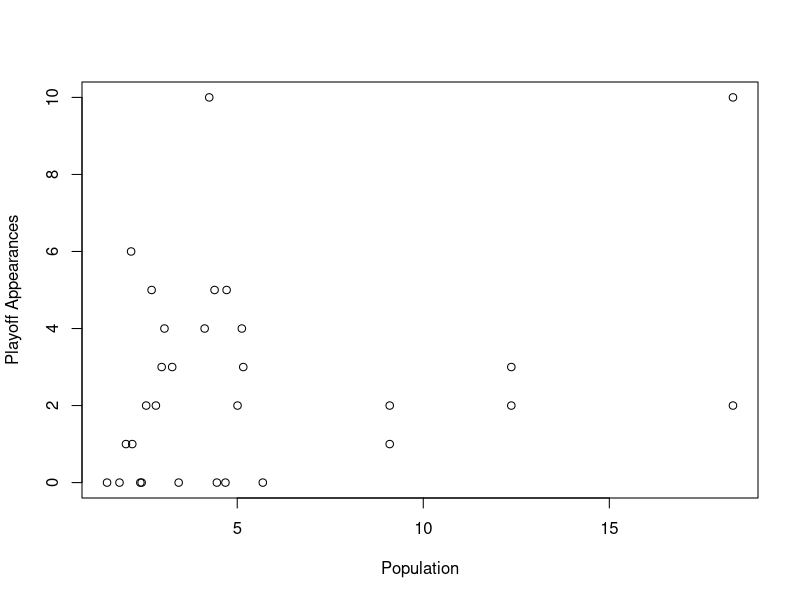
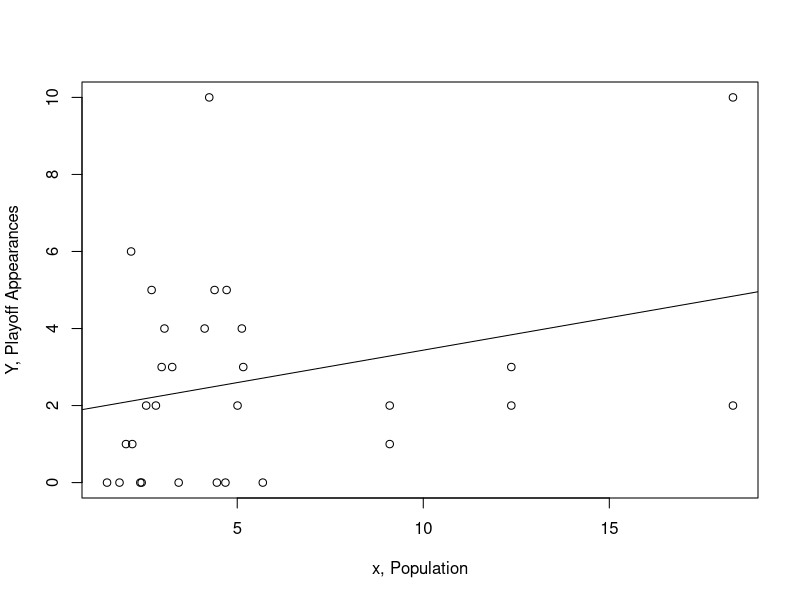
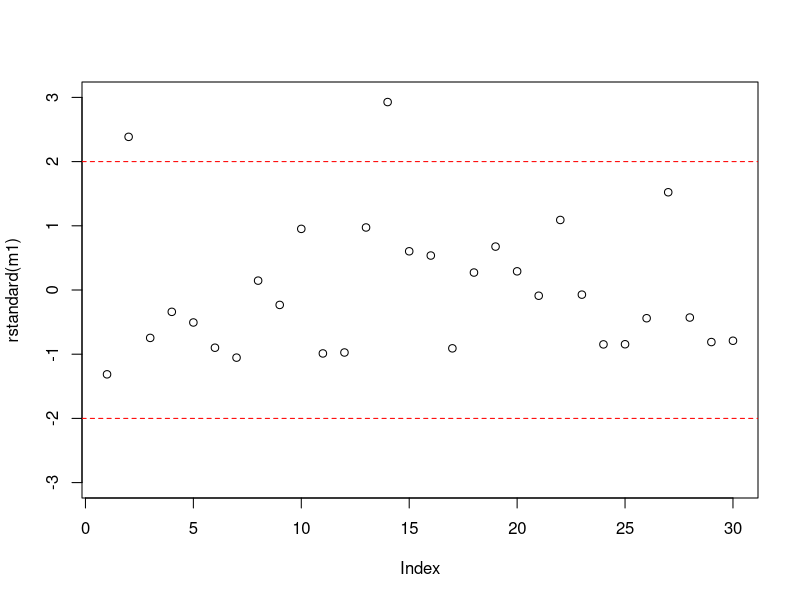

R code for these plots, in order: (Note: this script raises an error after producing the figures.)
## ---- chunk 1
library(readr)
playoffs <- read_csv("playoffs.csv")
attach(playoffs)
View(playoffs)
## ---- chunk 2
plot(Population,PlayoffAppearances,xlab = "Population",ylab = "Playoff Appearances")
## ---- chunk 3
m1<-lm(PlayoffAppearances~Population, data=playoffs)
summary(m1)
## ---- chunk 4
plot(Population,PlayoffAppearances,xlab = "x, Population",ylab = "Y, Playoff Appearances") + abline(m1)
## ---- chunk 5
plot(rstandard(m1),ylim=c(-3,3)) + abline(h=c(-2,2),col="red", lty=2)
## ---- chunk 6
badlvpts <- which(x=hatvalues(m1) > 4/30 & abs(rstandard(m1))>2)

badlvpts
## ---- chunk 7
outliers <- which(abs(rstandard(m1))>2)
outliers
## ---- chunk 8
logisticm1 <-glm(formula=cbind(PlayoffAppearances,n-PlayoffAppearances)~Population, family = binomial(),data=playoffs)
summary(lm1)

## ---- chunk 9
x <-seq(0,20,0.05)
y <- 1/(1+exp(-1*(logisticm1$coeff[1]+logisticm1$coeff[2]*x)))
plot(playoffs$Population,playoffs$Proportion)
lines(x,y)
## ---- chunk 10
pchisq(logisticm1$deviance,logisticm1$df.residual,lower=FALSE)
pchisq(116.22,28,lower=FALSE)
